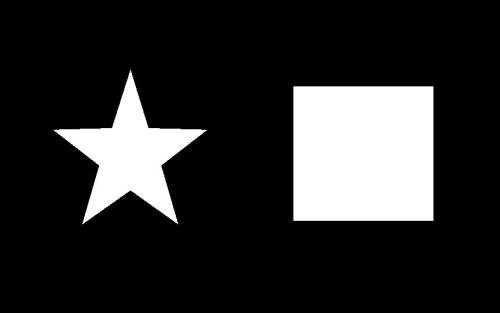
//> input picture data/hough.jpg, 500 x 313 px
$ ./HoughTransform   (built with g++ and OpenCV 4)
//> lines starting //> are read from the running program, lines starting //| are printed output that depends on the picture; after the words box and inside, x2 and y2 are one past the last pixel; in counts of white or black regions, pixels touching at a corner belong together
#include <iostream>
#include <opencv2/core/mat.hpp>
#include <opencv2/imgcodecs.hpp>
#include <eigen3/Eigen/Eigen>
#include <opencv2/imgcodecs/imgcodecs_c.h>
#include <opencv2/imgproc.hpp>
#include <opencv/cv.hpp>
#include <fstream>

using std::cout;
using std::endl;
using std::cerr;

// 霍夫变换，检测图像上的直线元素

int main(int argc, char *argv[]) {
    cv::Mat image = cv::imread("../data/hough.jpg", cv::IMREAD_GRAYSCALE);
//> image is the input picture: 313 rows x 500 cols, CV_8UC1; min 0, max 255, mean 44
    cv::imshow("im_pro", image);

    // canny进行边缘检测
    cv::Mat im_edge;
    cv::Canny(image, im_edge, 155, 350);
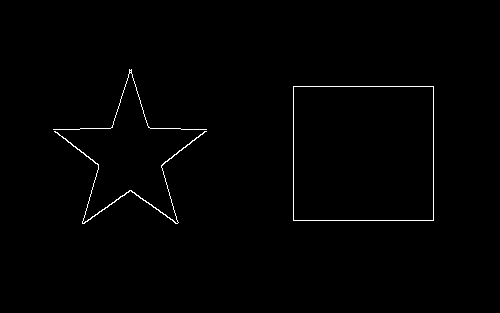
//> im_edge: 313 rows x 500 cols, CV_8UC1; 0.78% white in thin lines or dots, all inside (x1, y1, x2, y2) = (53, 69, 434, 224)
    cv::imshow("im_edge", im_edge);

    // hough变换检测直线
    {
        // 这里解释下Hough变换的原理
        // step0: 对于2D像素平面上的任何一条直线l，都可以用(r, theta)两个参数来表达，见hough_line.jpg,
        //        这也就是说，直线l上的每个点都必须满足：
        //        x * cos(theta) + y * sin(theta) = r;
        // step1: 反过来看，对于任意一条直线m(R, Theta)，只要它穿过某个像素点(x,y),那么(R, Theta)就必须满足：
        //        x * cos(Theta) + y * sin(Theta) = R; 也就是说只需要两个点就能求解出(R, Theta).
        // step2: 那么对于im_edge上的像素点(x,y)，穿过这个pixel的可能有无数条直线，不过这些直线在(r, theta)空间中
        //      　肯定都满足：
        //        r = x * cos(theta) + y * sin(theta);
        //        如果把(theta, r)分别看做函数的自变量与因变量，而像素坐标(x,y)看做函数的参数，
        //        那么上式本质上就是一个正弦函数y*sin(theta)与余弦函数x*cos(theta)的线性叠加，在这里画出来看看
        // step3: 在(r, theta)平面上，画出穿过直线 u + v = 200 上所有像素的所有直线
        std::ofstream fout("../matlab/line.txt");
        for (int x = 25; x < 120; ++x) {
            int y = 200 - x;
            for (int i = 0; i < 360; ++i) {
                double theta = i / 360.0 * M_PI;
                double r = x * cos(theta) + y * sin(theta);
                fout << i << " " << r << endl;
            }
        }

        fout.close();  // 在matlab文件夹下plotCurve即可观察到所有的曲线都相交于一点
    }

    std::vector<cv::Vec2f> lines;
    // hough变换的本质是每个边缘上的像素点对对偶空间(r, theta)上的每一个voxel进行投票:
    //      (1, M_PI/180)是指定的voxel的size,也就是一个像素,1°;
    //      50是判定阈值，也就是对偶空间上的一个点有超过50个像素给它投票，则认为它真的表示像素平面上的一条直线,
    cv::HoughLines(im_edge, lines, 1, M_PI/180, 100);
//> lines = 4 lines (rho, theta): [220, 1.57], [86, 1.57], [293, 0], [433, 0]
    cout << "lines.size = " << lines.size() << ", 100的阈值过大，只检测出来了矩形的4个边" << endl;
//| lines.size = 4, 100的阈值过大，只检测出来了矩形的4个边
    cv::Mat im_hough(im_edge.size(), CV_8UC1, cv::Scalar(0));
    for (const auto &line : lines) {  // r = x * cos(theta) + y * sin(theta);
        double r = line.val[0];    // r表示图像左上角到直线的距离
        double theta = line.val[1];// theta表示旋转角度(0~垂直线，π/2~水平线)
        double k1 = cos(theta);
        double k2 = sin(theta);
        if (fabs(k1 - 0) < 1e-6) {  // theta = PI/2, 说明是条水平线 r = k2 * y, 即 x = r/k2;
            for (int y = 0; y < im_edge.cols; ++y) {
                double x = r / k2;
                im_hough.at<uchar>(x, y) = 255;
            }

        } else if (k2 == 0) {  // theta = 0, 说明是条垂直线 r = k1 * x, 即 y = r / k1;
            for (int x = 0; x < im_edge.rows; ++x) {
                double y = r / k1;
                im_hough.at<uchar>(x, y) = 255;
            }
        } else {
            for (int x = 0; x < im_edge.rows; ++x) {
                double y = (r - k1 * x) / k2;
                im_hough.at<uchar>(x, y) = 255;
            }
        }
    }
//> this loop made 4 passes
//> (r, theta, k1, k2) on passes 1 to 4: (220, 1.57, -4.37e-08, 1), (86, 1.57, -4.37e-08, 1), (293, 0, 1, 0), (433, 0, 1, 0)
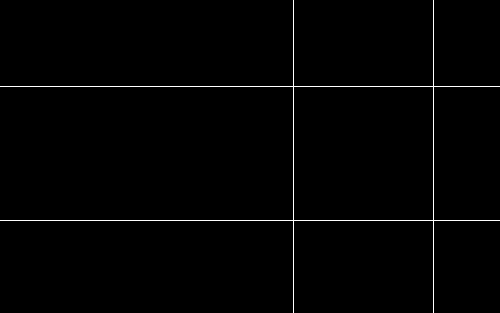
//> im_hough: 313 rows x 500 cols, CV_8UC1; 1% white in thin lines or dots
    cv::imshow("im_hough_rect", im_hough);

    // 判定是否是直线的阈值需要手动调整，在这里的例子里表现为要小于五角星的每条边上的像素个数;
    cv::HoughLines(im_edge, lines, 1, M_PI/180, 60);
//> lines = 13 lines (rho, theta), first 12: [220, 1.57], [86, 1.57], [293, 0], [433, 0], [72, 2.22], [229, 0.91], [69, 2.23], [228, 0.93], [145, 0.31], [214, 1.59], [128, 1.57], [92, 1.55]
    cout << "lines.size = " << lines.size() << ", 60的阈值比较合适，把五角星的边基本都检测出来了" << endl;
//| lines.size = 13, 60的阈值比较合适，把五角星的边基本都检测出来了
    cv::waitKey();
}
